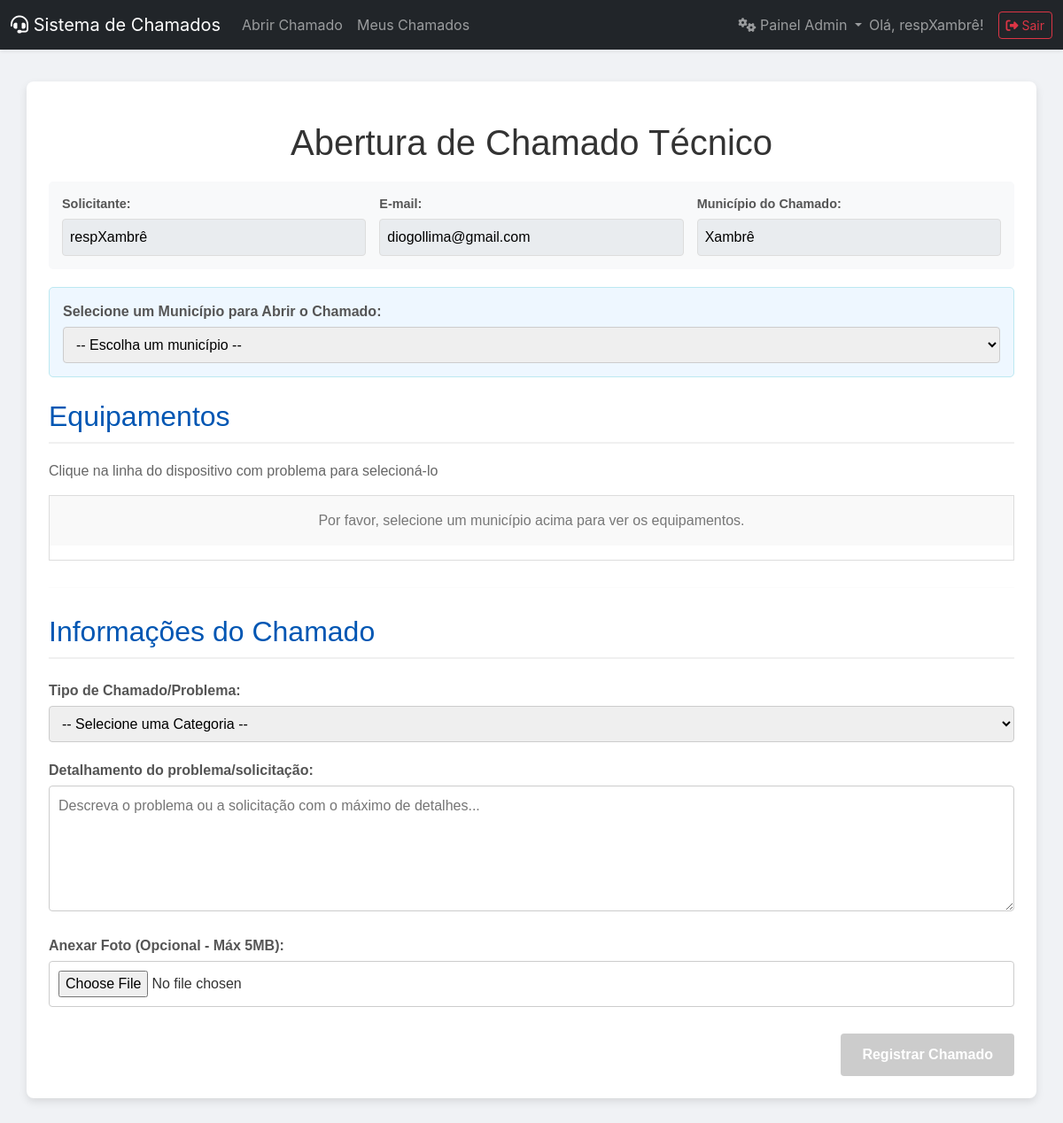
Page /abrir_chamado_admin (signed in) on the committed database.
### tables this page shows
CREATE TABLE users (
        id INTEGER PRIMARY KEY AUTOINCREMENT, email TEXT UNIQUE NOT NULL, password TEXT NOT NULL,
        municipio TEXT NOT NULL, responsavel TEXT NOT NULL, telefone TEXT NOT NULL,
        must_reset_password BOOLEAN DEFAULT 1, is_admin BOOLEAN DEFAULT 0
    );

### app.py (the view, shortened to what this page needs)
@app.route('/abrir_chamado_admin')
@login_required
@admin_required
def abrir_chamado_admin():
    db = get_db()
    municipio_selecionado = request.args.get('municipio', None)
    todos_municipios = [row['municipio'] for row in
                        db.execute('SELECT DISTINCT municipio FROM equipamentos ORDER BY municipio').fetchall()]
    tipos_problema = db.execute('SELECT * FROM tipos_problema ORDER BY nome').fetchall()
    equipamentos = []
    responsavel_do_municipio = None
    db.close()
    return render_template('chamado.html',
                           equipamentos=equipamentos,
                           tipos_problema=tipos_problema,
                           todos_municipios=todos_municipios,
                           municipio_selecionado=municipio_selecionado,
                           responsavel_do_municipio=responsavel_do_municipio)

### app.py (called while the page is built)
def get_db():
    db = sqlite3.connect(DATABASE)
    db.row_factory = sqlite3.Row
    return db

def login_required(f):
    @wraps(f)
    def decorated_function(*args, **kwargs):
        if 'user_id' not in session:
            flash('Por favor, faça login para acessar esta página.', 'warning')
            return redirect(url_for('login'))
        return f(*args, **kwargs)
    return decorated_function

def admin_required(f):
    @wraps(f)
    def decorated_function(*args, **kwargs):
        if not g.user or not g.user['is_admin']:
            flash('Acesso negado. Esta área é restrita para administradores.', 'danger')
            return redirect(url_for('index'))
        return f(*args, **kwargs)
    return decorated_function

@app.before_request
def load_logged_in_user():
    user_id = session.get('user_id')
    if user_id is None:
        g.user = None
    else:
        db = get_db()
        g.user = db.execute('SELECT * FROM users WHERE id = ?', (user_id,)).fetchone()
        db.close()

@app.context_processor
def inject_user():
    return dict(user=g.user)

### templates/chamado.html (shortened to what this page needs)
{% extends "layout.html" %}
{% block content %}
<div class="form-container">
    <h1>Abertura de Chamado Técnico</h1>
    {% set solicitante_final = responsavel_do_municipio or user %}
    <div class="user-info">
        <div class="info-item">
            <label>Solicitante:</label>
            <input type="text" value="{{ solicitante_final.responsavel }}" readonly>
        </div>
        <div class="info-item">
            <label>E-mail:</label>
            <input type="email" value="{{ solicitante_final.email }}" readonly>
        </div>
        <div class="info-item">
            <label>Município do Chamado:</label>
            <input type="text" value="{{ municipio_selecionado or user.municipio }}" readonly>
        </div>
    </div>
    {% if user.is_admin %}
    <div class="municipio-selector">
        <form method="get" action="{{ url_for('abrir_chamado_admin') }}">
            <label for="municipio">Selecione um Município para Abrir o Chamado:</label>
            <div class="input-group">
                <select name="municipio" id="municipio" required onchange="this.form.submit()">
                    <option value="">-- Escolha um município --</option>
                </select>
            </div>
        </form>
    </div>
    {% endif %}
    <form class="chamado-form" method="post" action="{{ url_for('submit_chamado') }}" enctype="multipart/form-data" id="mainChamadoForm">
        <h2>Equipamentos</h2>
        <p class="subtitle">Clique na linha do dispositivo com problema para selecioná-lo</p>
        <div class="table-container">
            {% if equipamentos %}
                <table id="equipamentosTable">
                    <thead>
                        <tr>
                            <th style="width: 12%;">Patrimônio</th>
                            <th style="width: 15%;">IMEI 1</th>
                            <th style="width: 15%;">Marca</th>
                            <th style="width: 15%;">Modelo</th>
                            <th style="width: 15%;">Nº de Série</th>
                            <th style="width: 18%;">Local de Uso</th>
                            <th style="width: 10%;">Situação</th>
                        </tr>
                    </thead>
                    <tbody>
                        {% for equipamento in equipamentos %}
                        <tr class="clickable-row" data-imei="{{ equipamento.imei1 }}">
                            <td>{{ equipamento.patrimonio }}</td>
                            <td>{{ equipamento.imei1 }}</td>
                            <td>{{ equipamento.marca }}</td>
                            <td>{{ equipamento.modelo }}</td>
                            <td>{{ equipamento.numeroDeSerie }}</td>
                            <td>{{ equipamento.localdeUso }}</td>
                            <td>{{ equipamento.situacao }}</td>
                        </tr>
                        {% endfor %}
                    </tbody>
                </table>
            {% else %}
                {% if user.is_admin and not municipio_selecionado %}
                    <p class="info-message">Por favor, selecione um município acima para ver os equipamentos.</p>
                {% else %}
                    <p class="info-message">Nenhum equipamento disponível encontrado para este município.</p>
                {% endif %}
            {% endif %}
        </div>
        <hr>
        <h2>Informações do Chamado</h2>
        <div class="form-group">
            <label for="tipoProblema">Tipo de Chamado/Problema:</label>
            <select id="tipoProblema" name="tipoProblema" required>
                <option value="">-- Selecione uma Categoria --</option>
            </select>
        </div>
        <div class="form-group">
            <label for="observacoes">Detalhamento do problema/solicitação:</label>
            <textarea id="observacoes" name="observacoes" rows="5" placeholder="Descreva o problema ou a solicitação com o máximo de detalhes..." required></textarea>
        </div>
        <div class="form-group">
            <label for="foto">Anexar Foto (Opcional - Máx 5MB):</label>
            <input type="file" id="foto" name="foto" accept="image/png, image/jpeg">
        </div>
        <div class="submit-group">
            <button type="submit" {% if user.is_admin and not municipio_selecionado %}disabled{% endif %}>Registrar Chamado</button>
        </div>
    </form>
</div>
{% endblock %}

### templates/layout.html (shortened to what this page needs)
<!doctype html>
<html lang="pt-BR">
<head>
    <link href="https://cdn.jsdelivr.net/npm/bootstrap@5.3.0/dist/css/bootstrap.min.css" rel="stylesheet">
    <link rel="stylesheet" href="https://cdnjs.cloudflare.com/ajax/libs/font-awesome/6.4.0/css/all.min.css">
    <link rel="stylesheet" href="{{ url_for('static', filename='css/style.css') }}">
</head>
<body>
<nav class="navbar navbar-expand-lg navbar-dark bg-dark shadow-sm">
    <div class="container-fluid">
        <a class="navbar-brand" href="{{ url_for('index') }}">
            <i class="fas fa-headset"></i>
            Sistema de Chamados
        </a>
        <div class="collapse navbar-collapse" id="navbarNav">
            <ul class="navbar-nav me-auto">
                {% if user %}
                    {% if user.is_admin %}
                        <li class="nav-item">
                             <a class="nav-link" href="{{ url_for('abrir_chamado_admin') }}">Abrir Chamado</a>
                        </li>
                    {% else %}
                        <li class="nav-item">
                            <a class="nav-link" href="{{ url_for('index') }}">Abrir Chamado</a>
                        </li>
                    {% endif %}
                    <li class="nav-item">
                        <a class="nav-link" href="{{ url_for('meus_chamados') }}">Meus Chamados</a>
                    </li>
                {% endif %}
            </ul>
            <ul class="navbar-nav ms-auto align-items-center">
                {% if user and user.is_admin %}
                    <li class="nav-item dropdown">
                        <a class="nav-link dropdown-toggle" href="#" id="adminMenuDropdown" role="button" data-bs-toggle="dropdown" aria-expanded="false">
                            <i class="fas fa-cogs"></i> Painel Admin
                        </a>
                    </li>
                {% endif %}
                {% if user %}
                    <li class="nav-item">
                        <span class="navbar-text me-3">
                            Olá, {{ user.responsavel.split()[0] }}!
                        </span>
                    </li>
                    <li class="nav-item">
                        <a href="{{ url_for('logout') }}" class="btn btn-outline-danger btn-sm">
                            <i class="fas fa-sign-out-alt"></i> Sair
                        </a>
                    </li>
                {% else %}
                    <li class="nav-item">
                         <a href="{{ url_for('login') }}" class="btn btn-outline-success btn-sm">
                            <i class="fas fa-sign-in-alt"></i> Entrar
                        </a>
                    </li>
                {% endif %}
            </ul>
        </div>
    </div>
</nav>
<main class="container-fluid">
    <div class="main-content">
        {% block content %}{% endblock %}
    </div>
</main>
</body>
</html>

### static/css/style.css (style rules this page uses)
body { font-family: -apple-system, BlinkMacSystemFont, "Segoe UI", Roboto, "Helvetica Neue", Arial, sans-serif; margin: 0; background-color: #f8f9fa; color: #333; }
h1, h2, h3 { margin-top: 0.5em; margin-bottom: 0.75em; }
.main-content { flex-grow: 1; padding: 1em; overflow-x: auto; }
.form-group { margin-bottom: 1em; }
label { display: block; margin-bottom: 0.5em; font-weight: bold; }
input[type="text"], input[type="email"], input[type="tel"], input[type="password"], select, textarea { width: 100%; padding: 0.75em; border: 1px solid #ced4da; border-radius: 4px; box-sizing: border-box; }
button[type="submit"] { background-color: #007bff; color: white; border: none; padding: 0.75em 1.5em; border-radius: 4px; cursor: pointer; font-size: 1em; transition: background-color 0.2s; }
hr { margin-top: 1.5em; margin-bottom: 1.5em; }
.user-info { display: flex; flex-wrap: wrap; gap: 1.5em; margin-bottom: 1.5em; padding: 1em; background-color: #e9ecef; border-radius: 4px; }
.info-item { flex: 1; min-width: 250px; }
.info-item label { font-size: 0.9em; color: #6c757d; }
.info-item input { background-color: #fff; border: 1px solid #ced4da; }

### templates/layout.html (style rules this page uses)
body { background-color: #f0f2f5; }
.main-content { padding-top: 1rem; padding-bottom: 1rem; }

### templates/chamado.html (style rules this page uses)
.form-container { max-width: 1140px; margin: 20px auto; padding: 25px; background-color: #ffffff; border-radius: 8px; box-shadow: 0 4px 10px rgba(0,0,0,0.1); font-family: Arial, sans-serif; }
h1 { text-align: center; color: #333; margin-bottom: 20px; }
h2 { color: #0056b3; border-bottom: 2px solid #f0f0f0; padding-bottom: 10px; margin-top: 25px; }
.subtitle { color: #666; margin-top: -5px; margin-bottom: 15px; }
.user-info { display: flex; flex-wrap: wrap; gap: 15px; background-color: #f8f9fa; padding: 15px; border-radius: 5px; margin-bottom: 20px; }
.info-item { flex: 1; min-width: 250px; }
.info-item label, .form-group label, .municipio-selector label { display: block; font-weight: bold; color: #555; margin-bottom: 5px; }
.info-item input { width: 100%; padding: 8px; border: 1px solid #ddd; border-radius: 4px; background-color: #e9ecef; }
.municipio-selector { background-color: #eef7ff; padding: 15px; border: 1px solid #bce8f1; border-radius: 5px; margin-bottom: 20px; }
.input-group { display: flex; gap: 10px; align-items: center; }
.input-group select { flex-grow: 1; }
.table-container { overflow-x: auto; max-height: 350px; overflow-y: auto; border: 1px solid #ddd; }
.info-message { padding: 1em; background-color: #f9f9f9; text-align: center; color: #777; }
.form-group { margin-bottom: 20px; }
select, textarea, input[type="file"] { width: 100%; padding: 10px; border: 1px solid #ccc; border-radius: 4px; font-size: 1rem; }
.submit-group { text-align: right; margin-top: 30px; }
button { padding: 12px 25px; background-color: #007bff; color: white; border: none; border-radius: 5px; font-size: 1rem; font-weight: bold; cursor: pointer; transition: background-color 0.3s ease; }
button:disabled { background-color: #cccccc; cursor: not-allowed; }
hr { border: none; border-top: 1px solid #eee; margin: 30px 0; }

### rows in the picture
users: responsavel "respXambrê", email "diogollima@gmail.com", municipio "Xambrê"
